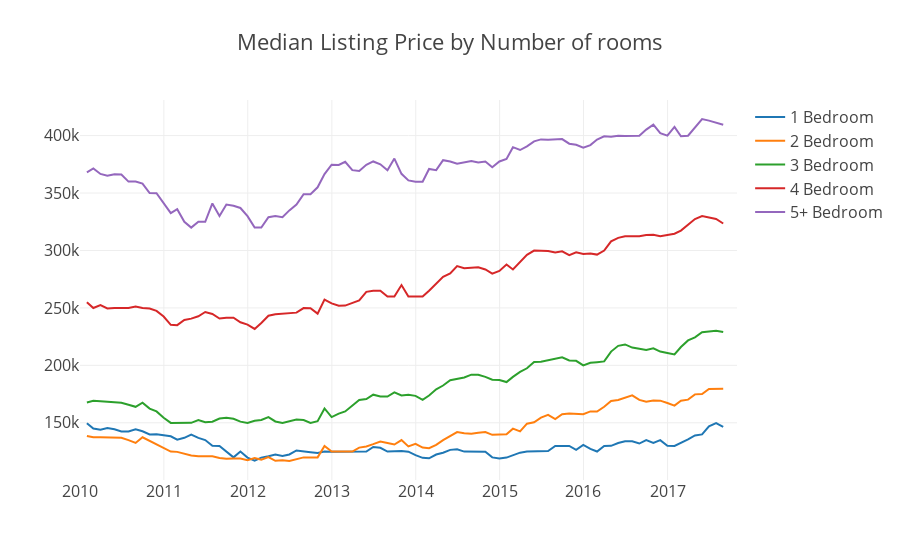

Notebook code cell kept with this figure:
### Code cell
data=[go.Scatter(x=state_month['Date'], y=state_month['MedianListingPrice_1Bedroom'], name = '1 Bedroom'), 
      go.Scatter(x=state_month['Date'], y=state_month['MedianListingPrice_2Bedroom'], name = '2 Bedroom'), 
      go.Scatter(x=state_month['Date'], y=state_month['MedianListingPrice_3Bedroom'], name = '3 Bedroom'), 
      go.Scatter(x=state_month['Date'], y=state_month['MedianListingPrice_4Bedroom'], name = '4 Bedroom'), 
      go.Scatter(x=state_month['Date'], y=state_month['MedianListingPrice_5BedroomOrMore'], name = '5+ Bedroom')]
layout = {'title':'Median Listing Price by Number of rooms', 'font': dict(size=16), 'xaxis': {'range': ['2010-1-1', '2017-10-30']}}
py.iplot({'data':data, 'layout':layout})

### Figure 1 — Plotly figure (JSON) as saved in the notebook; plotly's stock layout.template omitted (floating-point values rounded to 4 significant figures; data arrays with more than 128 entries replaced by an {"elided": "..."} marker saying what was removed)
{"data": [{"name": "1 Bedroom", "type": "scatter", "x": {"elided": "257 str values"}, "y": {"elided": "257 float values"}}, {"name": "2 Bedroom", "type": "scatter", "x": {"elided": "257 str values"}, "y": {"elided": "257 float values"}}, {"name": "3 Bedroom", "type": "scatter", "x": {"elided": "257 str values"}, "y": {"elided": "257 float values"}}, {"name": "4 Bedroom", "type": "scatter", "x": {"elided": "257 str values"}, "y": {"elided": "257 float values"}}, {"name": "5+ Bedroom", "type": "scatter", "x": {"elided": "257 str values"}, "y": {"elided": "257 float values"}}], "layout": {"font": {"size": 16}, "title": "Median Listing Price by Number of rooms", "xaxis": {"range": ["2010-1-1", "2017-10-30"]}}}
